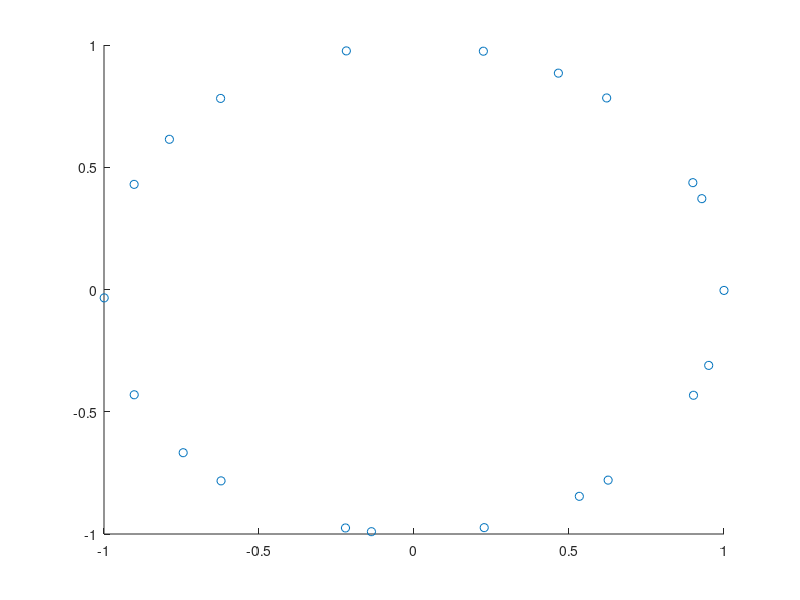
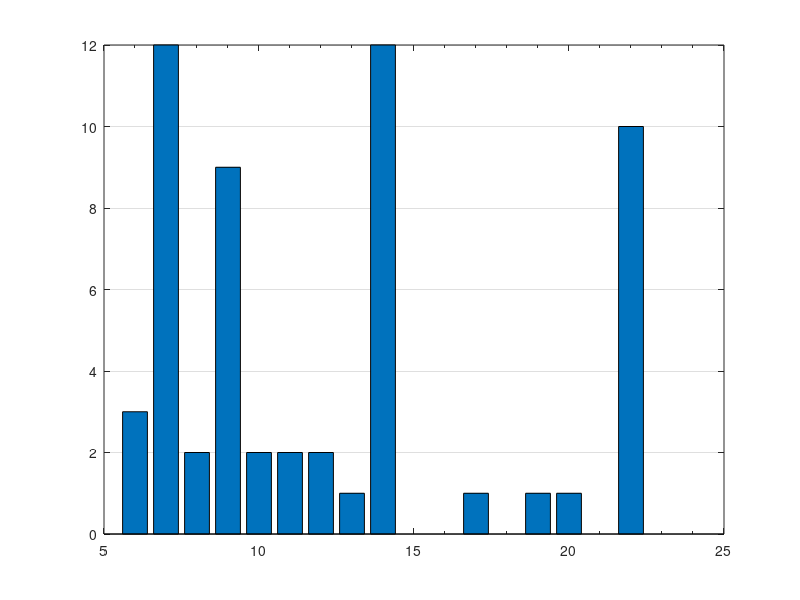
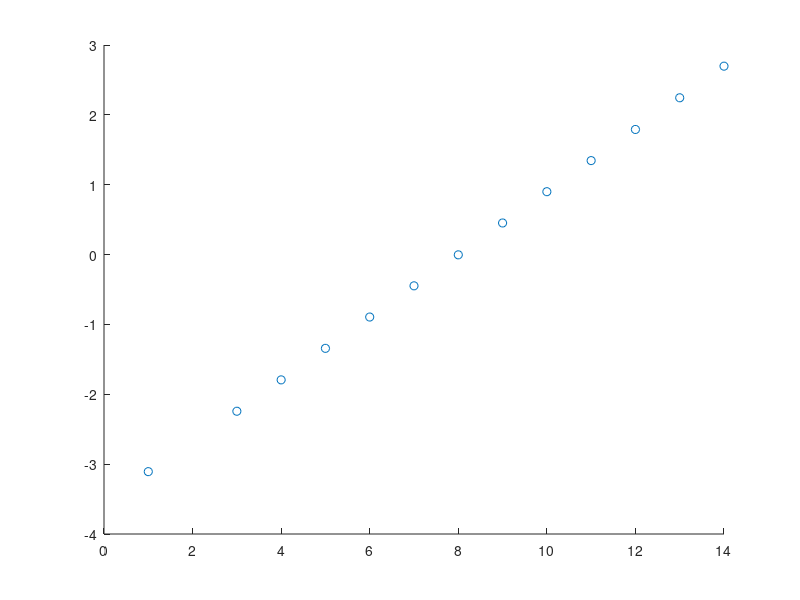
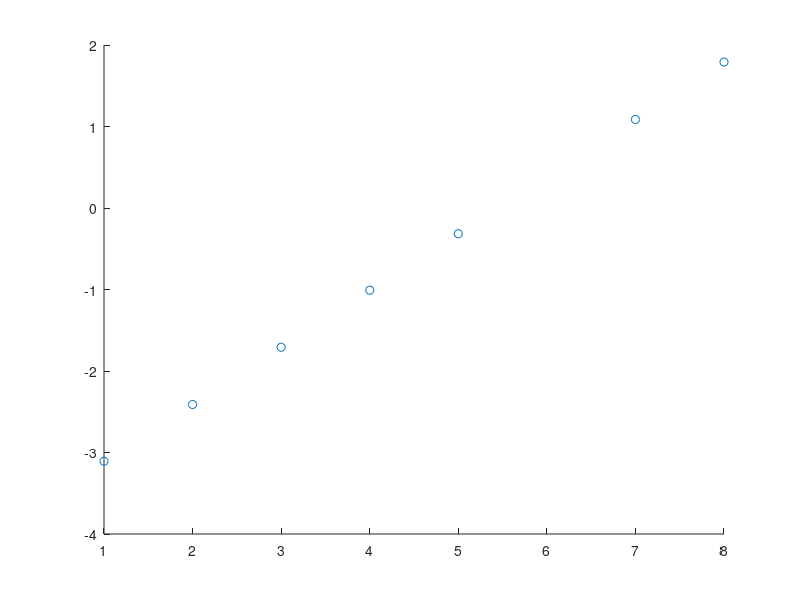

MATLAB code to generate these figures, in order:
function [k, points] = wavenumber()
% wavenumber.m
% [k, points] = wavenumber(theta)


% Input:
% theta: an (n,1) vector consisting of angles between (-pi, pi)

% Output:
% Wavenumber - vector of wavenumbers
%-------------------------------------------------------------------------%


%-------------------------------------------------------------------------%
%% DEBUG
clear
% theta =[0; 0.4487; 1.5708; 2.5462; 3.1416 ;-1.6442; -1.5708];
a = linspace(-pi, pi, 10) + 2*rand(1) ;
b = linspace(-pi, pi, 15);

theta = unique([a b])';
theta = theta + 0.01*rand(size(theta))-0.005;
k_lower_thresh = 5; % Lower threshold for wavenumber
theta(theta > pi) = theta(theta > pi) - 2*pi;
theta(theta < -pi) = theta(theta < -pi) + 2*pi;
theta = sort(theta);
theta = theta(abs([diff(theta)' (theta(length(theta))+ theta(1))] ) > .06); % Consoladate near points
figure, scatter(cos(theta), sin(theta))
%-------------------------------------------------------------------------%


%% Specify tol, which is the histogram bin width
%-------------------------------------------------------------------------%
tol = .5; % Bin width
tol2 = 0.09; % Rejection of points which are too close
tol3 = 0.08; % Find points corresponding to a wavenumber
n_iters = 2; % Number of iterations, ie expected number of wavenumbers
d2 = 0;
%-------------------------------------------------------------------------%

    
% First form combinations of indicies of theta 
c = combnk(1:length(theta),2); 
% Then evaluate and compute differences  
d1 = diff(theta(c),1,2);
 
%     Put differences of theta into the range of 0-pi 
%-------------------------------------------------------------------------% 
d2 = mod2pi(d1);
%-------------------------------------------------------------------------%


%     First make a hist plot of finite differences
%-------------------------------------------------------------------------%
d2(d2==0)= .001; % Remove sigularities
k1 = 2*pi./d2;
[n ind]  = hist(k1, 1:tol:(length(theta)+1));
figure1 = figure;
axes1 = axes('Parent',figure1,'YGrid','on','XMinorTick','on');
box(axes1,'on');
hold(axes1,'all');
ind2 = mod(ind,1) == 0 & ind > k_lower_thresh ;
bar(ind(ind2),n(ind2))
%     axes('XTick', ind)
% We will now extract points and verify
  
ind2 = find( n > mean(n(n>0))/2 );
k_prov = ind(ind2);
k_prov = k_prov(mod(k_prov,1) < tol/2 & k_prov > k_lower_thresh);

for l = 1:length(k_prov)
    wave_fit(theta, d2, k_prov(l))
end


function [] = wave_fit(theta, d2, k_prov)
    %% Find appropriate angles
    ind = abs(d2 - 2*pi/k_prov) < tol3 ; %Find these wavenumbers
    ind2 = unique(c(ind,:)); %These are the indicies of the original theta vector

    % Generate a provisional theta vector, sorted in ascending order
    theta_prov = sort(theta(ind2));
    x_n = (1:length(theta_prov))'; %Basically, the indicies of theta_prov
    [k2 u2] = linear_k_fit(x_n, theta_prov);


%-------------------------------------------------------------------------%
    % Evaluate another difference of theta_prov to ensure that we aren't
    % duplicating a theta value which would throw off the index
    theta_diff_prov = abs(diff(theta_prov));
    theta_prov2 = theta_prov;
  
    for i = 1:length(theta_diff_prov)
        if theta_diff_prov(i) < tol2
            message = sprintf('Points too close, merging values: %02.2f and %02.2f of theta_prov', ...
                theta_prov(i), theta_prov(i+1));
            disp(message)
%             theta_prov2(i+1) = [];
            theta_prov2(i+1,1) = (theta_prov(i) + theta_prov(i+1))/2; 
            index_flag(i) = 1;
        else
            index_flag(i) = 0;           
        end
    end
    theta_prov2(index_flag==1) = [];

    
%     Compute k a second time
%-------------------------------------------------------------------------%
    x_n = (1:length(theta_prov2))';
%     figure
%     scatter(x_n,theta_prov2)
    [k3 u3 p] = linear_k_fit(x_n, theta_prov2);
%-------------------------------------------------------------------------%


%-------------------------------------------------------------------------%
    %% Recompute k a third time
%     This time we'll associate the points in theta with that closest
%     to our fitted line. Then recalculate.
%     theta_prov3 = theta_prov2;
    x_n2 = (1:length(theta_prov2))';
    for i = 1:length(x_n2)         
        [C I] = min(abs(polyval(p,x_n2(i)) - theta ));
        res(i,1) = polyval(p,x_n2(i)) - theta(I);
        theta_prov3(i,1) =  theta(I);
    end
    
    ind = res < mean(res) + std(res);

%-------------------------------------------------------------------------%
    % Fit a first order polynomial
%     figure
%     p = polyfit( x_n2(ind), theta_prov3(ind), 1);
    figure, scatter( x_n2(ind),  theta_prov3(ind) )
    [k4 u4] = linear_k_fit(x_n2(ind), theta_prov3(ind));

    
%-------------------------------------------------------------------------% 
message = sprintf('\nInitial guess %.1f, iterated k''s: %.1f +- %.1f, %.1f +- %.1f, %.1f +- %.1f\nAssociated theta values: ', ...
    k_prov, k2,u2, k3, u3, k4, u4);            
disp(message)
message = sprintf('%2.2f  ', theta_prov3(ind));            
disp(message)

%-------------------------------------------------------------------------%
%     %% Remove the points contained in theta_prov2 from theta
    theta_diff = setdiff(theta,theta_prov3);
    clear ind ind2 ind3 theta_prov theta_prov2 theta_prov3 d1 x_n2 x_n index_flag res
%     theta = theta_diff;
%     %iterate...
% %-------------------------------------------------------------------------%
end
end


function [angle_out] = mod2pi(angle_in)
    for i = 1:length(angle_in)
        if angle_in(i)< -pi 
            angle_out(i) = angle_in(i) + 2*pi;
        elseif angle_in(i)> pi
            angle_out(i) = angle_in(i) - 2*pi; 
        else
            angle_out(i) = angle_in(i);    
        end            
        if abs(angle_out(i))<=pi       
            angle_out(i) = abs(angle_out(i));           
        end       
    end
end

function [k uncertainty p] = linear_k_fit(x, y)
% Fit a first order polynomial
p = polyfit( x, y, 1);
k = 2*pi/p(1);
% Uncertainty Analysis
N = length(y);
sig_y = (sum( (y - polyval(p, x)).^2 )/(N-2))^.5;
del = N * sum(x.^2) - (sum(x))^2;
sig_a = sig_y * ((sum(x.^2))/del)^.5;

uncertainty = 2*pi*sig_a;
end